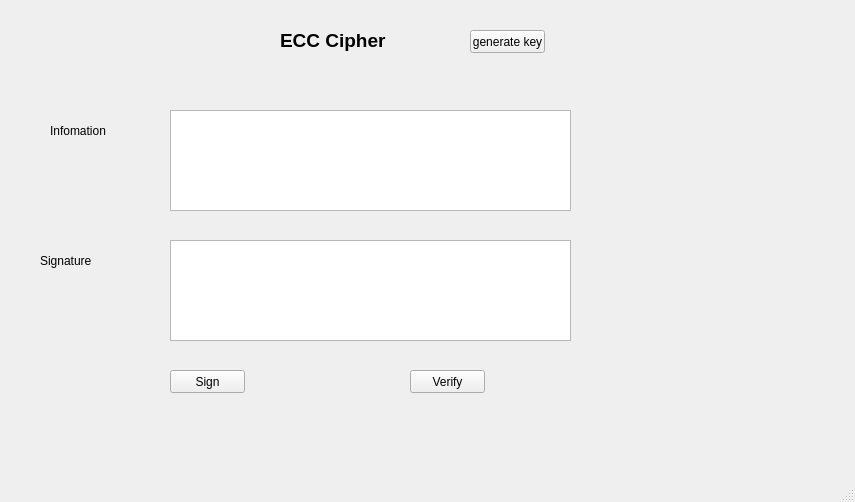
<?xml version="1.0" encoding="UTF-8"?>
<ui version="4.0">
 <class>MainWindow</class>
 <widget class="QMainWindow" name="MainWindow">
  <property name="geometry">
   <rect>
    <x>0</x>
    <y>0</y>
    <width>855</width>
    <height>502</height>
   </rect>
  </property>
  <property name="windowTitle">
   <string>MainWindow</string>
  </property>
  <widget class="QWidget" name="centralwidget">
   <widget class="QLabel" name="label">
    <property name="geometry">
     <rect>
      <x>280</x>
      <y>20</y>
      <width>161</width>
      <height>41</height>
     </rect>
    </property>
    <property name="font">
     <font>
      <pointsize>14</pointsize>
      <weight>75</weight>
      <bold>true</bold>
     </font>
    </property>
    <property name="text">
     <string>ECC Cipher</string>
    </property>
   </widget>
   <widget class="QTextEdit" name="txt_info">
    <property name="geometry">
     <rect>
      <x>170</x>
      <y>110</y>
      <width>401</width>
      <height>101</height>
     </rect>
    </property>
   </widget>
   <widget class="QTextEdit" name="txt_sign">
    <property name="geometry">
     <rect>
      <x>170</x>
      <y>240</y>
      <width>401</width>
      <height>101</height>
     </rect>
    </property>
   </widget>
   <widget class="QLabel" name="label_2">
    <property name="geometry">
     <rect>
      <x>50</x>
      <y>120</y>
      <width>101</width>
      <height>21</height>
     </rect>
    </property>
    <property name="text">
     <string>Infomation</string>
    </property>
   </widget>
   <widget class="QLabel" name="label_3">
    <property name="geometry">
     <rect>
      <x>40</x>
      <y>250</y>
      <width>101</width>
      <height>21</height>
     </rect>
    </property>
    <property name="text">
     <string>Signature</string>
    </property>
   </widget>
   <widget class="QPushButton" name="btn_sign">
    <property name="geometry">
     <rect>
      <x>170</x>
      <y>370</y>
      <width>75</width>
      <height>23</height>
     </rect>
    </property>
    <property name="text">
     <string>Sign</string>
    </property>
   </widget>
   <widget class="QPushButton" name="btn_verify">
    <property name="geometry">
     <rect>
      <x>410</x>
      <y>370</y>
      <width>75</width>
      <height>23</height>
     </rect>
    </property>
    <property name="text">
     <string>Verify</string>
    </property>
   </widget>
   <widget class="QPushButton" name="btn_gen_keys">
    <property name="geometry">
     <rect>
      <x>470</x>
      <y>30</y>
      <width>75</width>
      <height>23</height>
     </rect>
    </property>
    <property name="text">
     <string>generate key</string>
    </property>
   </widget>
  </widget>
  <widget class="QMenuBar" name="menubar">
   <property name="geometry">
    <rect>
     <x>0</x>
     <y>0</y>
     <width>855</width>
     <height>21</height>
    </rect>
   </property>
  </widget>
  <widget class="QStatusBar" name="statusbar"/>
 </widget>
 <resources/>
 <connections/>
</ui>
